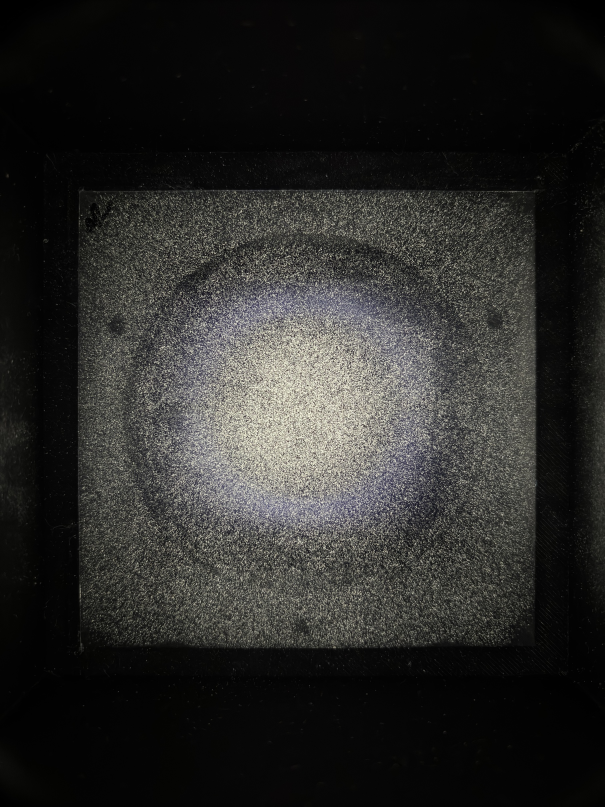
#> input picture exports/original.jpg, 1814 x 2419 px (shown at 1/3 size); its folder holds only this picture in this run
$ python -i clustering.py   (imports and definitions only)
#> lines starting #> are read from the running program, lines starting #| are printed output that depends on the picture
#> the answer given: exports/original.jpg
import os
import tkinter as tk
from tkinter import ttk
import cv2
import time
import json
import colorsys
import numpy as np
import matplotlib.pyplot as plt
from matplotlib.figure import Figure
from matplotlib.backends.backend_tkagg import FigureCanvasTkAgg, NavigationToolbar2Tk

from pathlib import Path
from functools import partial
from dataclasses import dataclass
from sklearn.cluster import DBSCAN, KMeans
from typing import Callable, Optional, TypedDict

# Global variables
GRID_SHAPE = (8, 8)

# Path to directories
IMGS_DIR = Path(".", "images")
OUTPUT_DIR = Path(".", "output")
LINE_WIDTH = 8


def get_distinct_colors(amount: int) -> list[tuple[int, int, int]]:
    """
    Generates a list of unique and distinct colors.
    Each color is represented as an RGB tuple.
    """
    colors = []
    for i in range(amount):
        # Evenly distribute hues in the HSV color space
        hue = i / amount
        saturation = 1.0  # Full saturation for vibrant colors
        value = 1.0  # Full brightness
        # Convert HSV to RGB and scale to 0-255
        rgb = colorsys.hsv_to_rgb(hue, saturation, value)
        rgb_scaled = tuple(int(c * 255) for c in rgb)
        colors.append(rgb_scaled)

    return colors


def plot_image(left: np.ndarray, right: np.ndarray, frame: tk.Frame) -> None:
    """
    Plots and saves the images side by side inside a Tkinter window.
    """
    # Clear the frame
    for widget in frame.winfo_children():
        widget.destroy()

    fig = Figure(figsize=(12, 6))
    ax1 = fig.add_subplot(121)
    ax2 = fig.add_subplot(122)

    # Plot the original image
    ax1.imshow(cv2.cvtColor(left, cv2.COLOR_BGR2RGB))
    ax1.set_title("Original Image")
    ax1.axis("off")

    # Plot the processed image
    ax2.imshow(cv2.cvtColor(right, cv2.COLOR_BGR2RGB))
    ax2.set_title("Processed Image")
    ax2.axis("off")

    # Place the figure in a Tkinter window
    canvas = FigureCanvasTkAgg(fig, master=frame)
    canvas.draw()
    canvas.get_tk_widget().pack(side=tk.TOP, fill=tk.BOTH, expand=1)

    toolbar = NavigationToolbar2Tk(canvas, frame)
    toolbar.update()
    canvas.get_tk_widget().pack(side=tk.TOP, fill=tk.BOTH, expand=1)


# [42 lines left out: functions color_distance, color_distance_hsv_weighted, not called in this run]

def kmeans_clustering(
    image: np.ndarray, n_clusters: int
) -> tuple[np.ndarray, np.ndarray]:
    """
    Applies KMeans clustering to the image and returns the labels and cluster centers.

    Args:
        image (np.ndarray): The input image as a NumPy array.
        n_clusters (int): The number of clusters to form.

    Returns:
        tuple[np.ndarray, np.ndarray]: A tuple containing the labels for each pixel and number of clusters.
    """
    pixels = image.reshape(-1, 3)  # Reshape to a 2D array of pixels

    kmeans = KMeans(
        n_clusters=n_clusters, random_state=42
    )  # Adjust n_clusters as needed
    kmeans.fit(pixels)
    labels = kmeans.labels_  # Get the cluster labels for each pixel
    # Map the labels back to the original pixel values
    labels = labels.reshape(image.shape[:2])
    # centers = kmeans.cluster_centers_  # Get the cluster centers (colors)
    return labels, np.unique(labels)

# [60 lines left out: function dbscan_clustering_custom, not called in this run]


class CoverageData(TypedDict):
    global_coverage: float
    size_distribution: dict[str, int]
    cell_coverage: dict[str, float]


@dataclass
class ClusterResult:
    original_image: np.ndarray
    scaled_image: np.ndarray
    labels: np.ndarray
    label_ids: np.ndarray


# [56 lines left out: function calculate_coverage, not called in this run]
    # return {"global_coverage": global_coverage, "cell_coverage": cell_coverage, "size_distribution": size_distribution}


def analyze_image(
    in_path: Path,
    out_dir: Path,
    *,
    scale_factor: float = 1.0,
    clusterer: Callable[[np.ndarray], tuple[np.ndarray, int]],
) -> ClusterResult:
    """
    Takes a path to an image and returns a dictionary with the estimated coverage percent of each cell in the grid.
    """
#> called with scale_factor = 1

    # Load the input image
    image = cv2.imread(str(in_path), cv2.IMREAD_COLOR)
#> image is the input picture: shape (2419, 1814, 3); mean B, G, R 40.3, 42.3, 42.6
    if image is None:
        print("Failed to load image:", in_path)
        return
    print("Loaded image:", in_path)

    # Create the output directory if it doesn't exist
    os.makedirs(out_dir, exist_ok=True)

    # Scale down the image
    width = int(image.shape[1] * scale_factor)
#> width = 1814
    height = int(image.shape[0] * scale_factor)
#> height = 2419
    scaled_image = cv2.resize(image, (width, height), interpolation=cv2.INTER_AREA)

    # Cluster the pixel colors using the provided clustering method
    print("Clustering image...")
    start_time = time.time()
    labels, label_ids = clusterer(scaled_image)
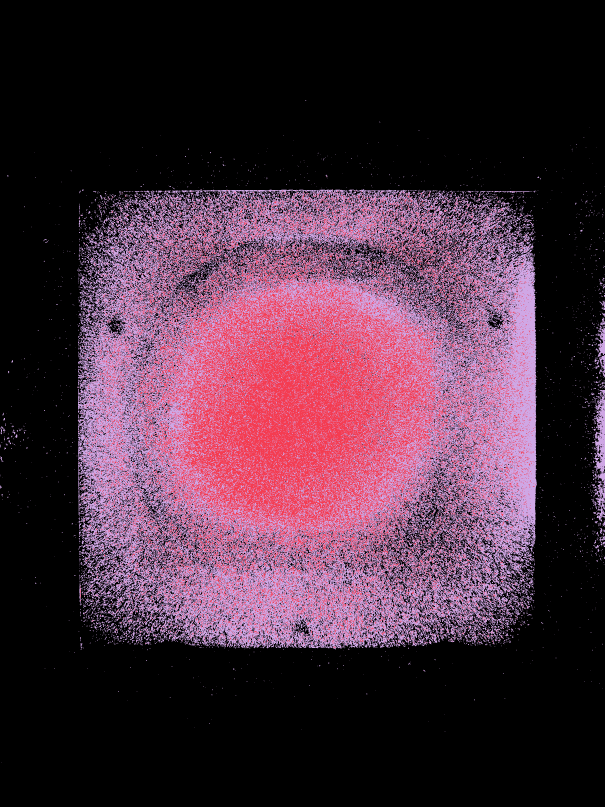
#> labels: shape (2419, 1814) int32 (shown at 1/3 size); 3 distinct labels, from 0 to 2; one colour per label, 0 black
#> label_ids = [0, 1, 2]
    n_labels = len(label_ids)
#> n_labels = 3
    end_time = time.time()
    print(
        f"Clustering took {end_time - start_time:.2f} seconds. Found {n_labels} clusters."
    )
#| Clustering took 3.03 seconds. Found 3 clusters.

    return ClusterResult(
        original_image=image,
        scaled_image=scaled_image,
        labels=labels,
        label_ids=label_ids,
    )


def get_label_visualization(
    image: np.ndarray, labels: np.ndarray, label_ids: np.ndarray
) -> tuple[np.ndarray, dict[int, tuple[int, int, int]]]:
    colors = get_distinct_colors(len(label_ids))
    cluster_colors = {label: colors[i] for i, label in enumerate(label_ids)}

    # Paint all pixels with their cluster color
    for label in label_ids:
        image[(labels == label)] = cluster_colors[label]
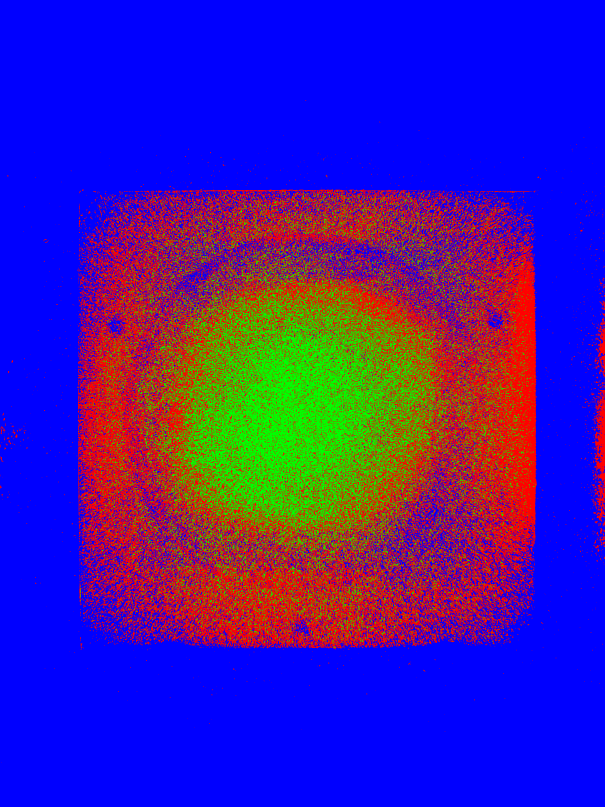
#> image: shape (2419, 1814, 3) (shown at 1/3 size); mean B, G, R 169.8, 27.1, 58.2

    return image, cluster_colors


# [36 lines left out: function draw_grid_lines, not called in this run]


def main():
    # Start the Tkinter window
    window = tk.Tk()
    window.title("Particle Detection")
    window.state("zoomed")

    # Create a PanedWindow to organize the layout horizontally
    paned_window = ttk.PanedWindow(window, orient=tk.HORIZONTAL)
    paned_window.pack(side=tk.TOP, fill=tk.BOTH, expand=True)

    # Add the image frame to the left
    image_frame = tk.Frame(paned_window, width=800)
    paned_window.add(image_frame, weight=1)

    # Add the options frame to the right
    options_frame = tk.Frame(paned_window)
    paned_window.add(options_frame, weight=3)

    # Keep the button frame at the bottom
    button_frame = tk.Frame(window)
    button_frame.pack(side=tk.BOTTOM, fill=tk.X, pady=10)

    # Set the initial sash position to give more space to image_frame
    window.update()  # Force an update to get window width
    paned_window.sashpos(
        0, int(window.winfo_width() * 0.7)
    )  # Set sash at 70% of window width

    select_layers_label = tk.Label(
        options_frame,
        text="Select particle layers:",
        font=("Arial", 14),
        bg="#f0f0f0",
        fg="black",
    )
    select_layers_label.pack(side=tk.TOP, pady=10)
    listbox = None  # Placeholder for the listbox

    # Where we will store all transient data
    data_store = {}
    eps_var = tk.DoubleVar(value=8.0)
    min_samples_var = tk.IntVar(value=5)
    quantization_var = tk.IntVar(value=8)
    # [6 lines of commented-out code are left out]
    prepared_clusterer = partial(
        kmeans_clustering,
        n_clusters=3
    )

    in_path = None

    def select_image():
        # Open a file dialog to select an image file
        nonlocal in_path
        in_path = tk.filedialog.askopenfilename(
            title="Select an image file",
            filetypes=[("Image files", "*.jpg;*.jpeg;*.png")],
        )
        if not in_path:
            print("No file selected.")
            window.quit()
            return
        # Convert the selected path to a Path object
        in_path = Path(in_path)

        # Restart the process
        process_image()

    # Create the output directory if it doesn't exist
    os.makedirs(OUTPUT_DIR, exist_ok=True)

    def process_image():
        # Analyze the selected image
        nonlocal prepared_clusterer
        result = analyze_image(
            in_path,
            OUTPUT_DIR,
            scale_factor=1.0,
            clusterer=prepared_clusterer,
        )

        processed_image, label_to_color = get_label_visualization(
            result.scaled_image, result.labels, result.label_ids
        )
#> label_to_color = {0: (255, 0, 0), 1: (0, 255, 0), 2: (0, 0, 255)}

        data_store["in_path"] = in_path
        data_store["result"] = result
        data_store["image"] = result.original_image
        data_store["processed_image"] = processed_image
        data_store["label_to_color"] = label_to_color

        plot_image(
            result.original_image,
            processed_image,
            image_frame,
        )

        # goto select_layers
        select_layers()

    # [97 lines left out: functions select_layers, get_parameters_dialog, not called in this run]

    select_image_button = tk.Button(
        button_frame,
        text="Select Image",
        command=select_image,
        font=("Arial", 12),
        bg="#2196F3",
        fg="white",
        padx=20,
        pady=10,
    )
    select_image_button.pack(side=tk.LEFT, padx=20)

    retry_button = tk.Button(
        button_frame,
        text="Retry",
        command=get_parameters_dialog,
        font=("Arial", 12),
        bg="#f44336",
        fg="white",
        padx=20,
        pady=10,
    )
    retry_button.pack(side=tk.LEFT, padx=20)

    # [43 lines left out: function save, not called in this run]

    save_button = tk.Button(
        button_frame,
        text="Save",
        command=save,
        font=("Arial", 12),
        bg="#4CAF50",
        fg="white",
        padx=20,
        pady=10,
    )
    save_button.pack(side=tk.RIGHT, padx=20)

    # Start with processing the first image
    select_image()

    window.mainloop()


# [2 lines not run here, left out]

#> (the run stopped early here; a loop or call above may not have finished)
